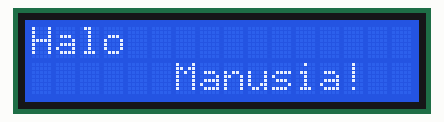
A sketch run on a simulated Arduino Uno, built with avr-gcc and run on an emulated ATmega328P. On the bench: 16×2 character LCD.

Above: at 0.1 s.
At 5.1 s:
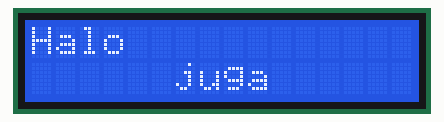

The sketch:

Belajar-lcd-i2c.ino
```cpp
// VCC: 5V
// GND: Ground
// SDA: Pin A4 (untuk Arduino Uno)
// SCL: Pin A5 (untuk Arduino Uno)

// belajar lcd i2c

#include <Wire.h>
#include <LiquidCrystal_I2C.h>

LiquidCrystal_I2C lcd(0x27, 16, 2);

void setup() {
  lcd.init();
  lcd.backlight();
}

void loop() {
  // pesan pertama
  lcd.clear();
  lcd.setCursor(0, 0);
  lcd.print("Halo");

  lcd.setCursor(6, 1);
  lcd.print("Manusia!");
  delay(5000);
// ===========================

  // pesan kedua
  lcd.clear();
  lcd.setCursor(0, 0);
  lcd.print("Halo");

  lcd.setCursor(6, 1);
  lcd.print("juga");
  delay(5000);
}
```

Measured:
- what the display in image 1 shows lasts 5.0 s, from 5.1 s to 10.1 s
